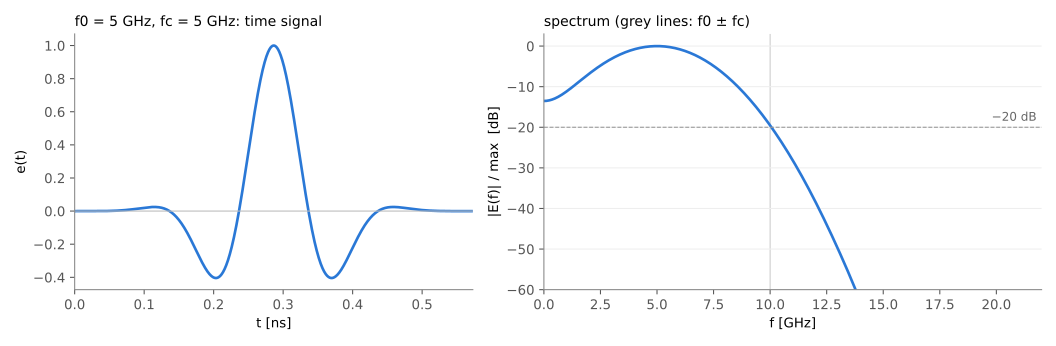

Here is the Python script that generated this plot:
#!/usr/bin/env python3
"""Plot the Gaussian pulse and its DC-free variant, time signal and spectrum.

Writes gauss_pulse.svg and gauss_dcfree.svg next to this script for
concepts/signals.rst. The pulses are the formulas of
Excitation::CalcGaussianPulse() in openEMS, so no simulation is needed:
python3 gauss_pulse.py
"""
import os
import numpy as np
import matplotlib
matplotlib.use('Agg')
import matplotlib.pyplot as plt


def gauss(t, f0, fc, dc_free):
    u = 2*np.pi*fc*t/3 - 3
    env = np.exp(-u**2)
    if not dc_free:
        return np.cos(2*np.pi*f0*(t - 9/(2*np.pi*fc)))*env
    if f0 > 0:
        return np.sin(2*np.pi*f0*(t - 9/(2*np.pi*fc)))*env
    return -u*env*np.sqrt(2*np.e)


def plot_row(ax_t, ax_f, f0, fc, pulses):
    """Time signal and spectrum of the (dc_free, label) pulses at f0, fc."""
    T = 2*9/(2*np.pi*fc)
    t = np.linspace(0, T, 2001)
    fmax = 2.2*max(f0+fc, 1.3*fc)
    f = np.linspace(0, fmax, 1500)
    for dc_free, label in pulses:
        v = gauss(t, f0, fc, dc_free)
        S = abs(np.exp(-2j*np.pi*np.outer(f, t)) @ v)
        ax_t.plot(t*1e9, v, color=COLOR[dc_free], lw=2, label=label)
        ax_f.plot(f/1e9, 20*np.log10(S/S.max() + 1e-12), color=COLOR[dc_free], lw=2, label=label)

    ax_t.set_xlim(0, T*1e9)
    ax_t.axhline(0, color='#bbb', lw=0.8)
    ax_t.set_ylabel('e(t)')
    ax_t.set_title(f'f0 = {f0/1e9:g} GHz, fc = {fc/1e9:g} GHz: time signal', loc='left', fontsize=10.5)

    ax_f.set_xlim(0, fmax/1e9)
    ax_f.set_ylim(-60, 3)
    ax_f.axhline(-20, color='#999', lw=0.8, ls='--')
    ax_f.text(fmax/1e9*0.99, -19, '−20 dB', ha='right', va='bottom', color='#666', fontsize=9)
    for fe in (f0 - fc, f0 + fc):
        if fe > 0:
            ax_f.axvline(fe/1e9, color='#ccc', lw=0.8, zorder=0)
    ax_f.grid(axis='y', color='#eee')
    ax_f.set_ylabel('|E(f)| / max  [dB]')
    ax_f.set_title('spectrum (grey lines: f0 ± fc)', loc='left', fontsize=10.5)
    if len(pulses) > 1:
        ax_f.legend(frameon=False, loc='lower center' if f0 > 0 else 'upper right')


def save(fig, name):
    fig.tight_layout()
    fig.savefig(os.path.join(os.path.dirname(os.path.abspath(__file__)), name),
                metadata={'Date': None})


COLOR = {False: '#2a78d6', True: '#eb6834'}
plt.rcParams.update({'font.size': 10, 'axes.spines.top': False, 'axes.spines.right': False,
                     'axes.edgecolor': '#888', 'xtick.color': '#555', 'ytick.color': '#555',
                     'svg.hashsalt': 'openEMS'})

# the default pulse, as in the usage example
fig, ax = plt.subplots(1, 2, figsize=(11, 3.6), gridspec_kw={'width_ratios': [1, 1.25]})
plot_row(ax[0], ax[1], 5e9, 5e9, [(False, 'default')])
ax[0].set_xlabel('t [ns]')
ax[1].set_xlabel('f [GHz]')
save(fig, 'gauss_pulse.svg')

# the default and the DC-free pulse
fig, ax = plt.subplots(2, 2, figsize=(11, 7), gridspec_kw={'width_ratios': [1, 1.25]})
plot_row(ax[0, 0], ax[0, 1], 1.5e9, 1.5e9,
         [(False, 'default (cosine carrier)'), (True, 'dc_free (sine carrier)')])
plot_row(ax[1, 0], ax[1, 1], 0, 3e9,
         [(False, 'default (cosine carrier)'), (True, 'dc_free (monocycle)')])
ax[1, 0].set_xlabel('t [ns]')
ax[1, 1].set_xlabel('f [GHz]')
save(fig, 'gauss_dcfree.svg')
